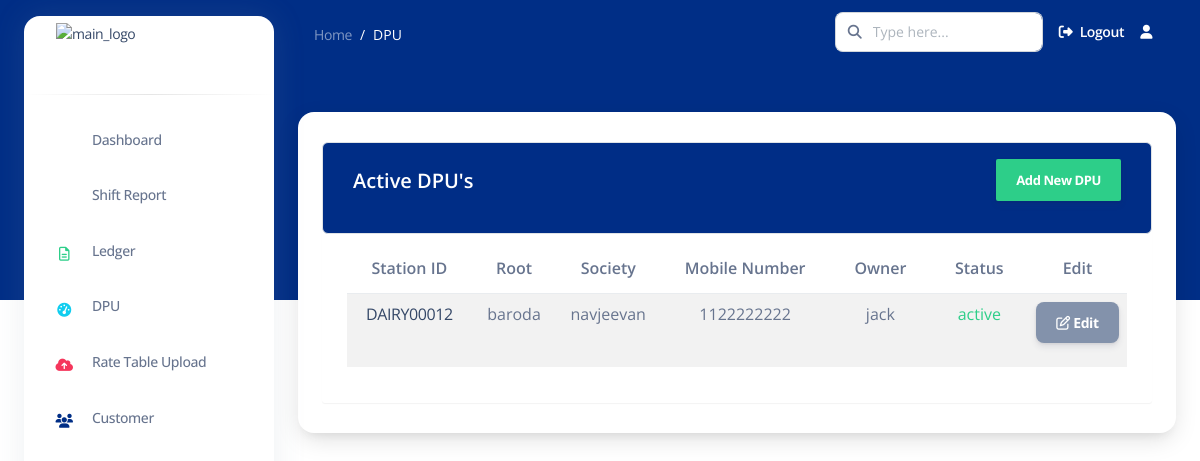
Page /active_dpu/ (signed in) on the committed database.
### apps/common/models.py (models this page shows, shortened)
class DPU(models.Model):
    user = models.ForeignKey(User, on_delete=models.CASCADE)
    location = models.CharField(max_length=255)
    st_id = models.CharField(max_length=50, unique=True, primary_key=True)  # Renamed from dpu_id to st_id
    society = models.CharField(max_length=255)
    mobile_number = models.CharField(max_length=15)
    owner = models.CharField(max_length=255)
    STATUS_CHOICES = [
        ('active', 'Active'),
        ('deactivated', 'Deactivated'),
    ]
    status = models.CharField(max_length=20, choices=STATUS_CHOICES, default='active')
    date = models.DateTimeField(auto_now_add=True)  # Automatically set on creation

### apps/common/views.py (the view)
# urls.py: path('active_dpu/', active_dpu, name='active_dpu'),
def active_dpu(request):
    active_dpu_list = DPU.objects.filter(user=request.user)
    return render(request, 'common/active_dpu.html', {'active_dpu_list': active_dpu_list})

### templates/common/active_dpu.html (shortened to what this page needs)
{% extends 'base2.html' %}
{% load static %}
{% load crispy_forms_tags %}
{% block content %}
<nav class="navbar navbar-main navbar-expand-lg px-0 mx-4 shadow-none border-radius-xl " id="navbarBlur"
    data-scroll="false">
    <div class="container-fluid py-1 px-3">
        <nav aria-label="breadcrumb">
            <ol class="breadcrumb bg-transparent mb-0 pb-0 pt-1 px-0 me-sm-6 me-5">
                <li class="breadcrumb-item text-sm"><a class="opacity-5 text-white" href="">Home</a>
                </li>
                <li class="breadcrumb-item text-sm text-white active" aria-current="page">DPU</li>
            </ol>
        </nav>
        <div class="collapse navbar-collapse mt-sm-0 mt-2 me-md-0 me-sm-4" id="navbar">
            <div class="ms-md-auto pe-md-3 d-flex align-items-center">
                <div class="input-group">
                    <span class="input-group-text text-body"><i class="fas fa-search" aria-hidden="true"></i></span>
                    <input type="text" class="form-control" placeholder="Type here...">
                </div>
            </div>
            <ul class="navbar-nav  justify-content-end">
                <li class="nav-item d-flex align-items-center">
                    <a href="{% url 'logout' %}" class="nav-link text-white font-weight-bold px-0">
                        <i class="fa fa-sign-out me-sm-1"></i>
                        <span class="d-sm-inline d-none">Logout</span>
                    </a>
                </li>
                <li class="nav-item dropdown pe-2 px-3 d-flex align-items-center">
                    <a href="javascript:;" class="nav-link text-white p-0" id="dropdownMenuButton"
                        data-bs-toggle="dropdown" aria-expanded="false">
                        <i class="fa fa-user cursor-pointer"></i>
                    </a>
                </li>
            </ul>
        </div>
    </div>
</nav>
<div class="container-fluid mt-5">
    <div class="card o-hidden border-0 shadow-lg mt-5">
        <div class="container">
            <div class="table-wrapper table-responsive">
                <div class="table-title border rounded">
                    <div class="row">
                        <div class="col-sm-6">
                            <h5 class="text-white mt-2">Active DPU's</h5>
                        </div>
                        <div class="col-md-6">
                            <a href="{% url 'add_dpu' %}" class="btn btn-success"> <span>Add New DPU</span></a>
                        </div>
                    </div>
                </div>
                <table class="table table-striped table-hover rounded table-responsive">
                    <thead>
                        <tr>
                            <th>Station ID</th>
                            <th>Root</th>
                            <th>Society</th>
                            <th>Mobile Number</th>
                            <th>Owner</th>
                            <th>Status</th>
                            <th>Edit</th>
                        </tr>
                    </thead>
                    {% for dpu in active_dpu_list %}
                    <tbody>
                        <tr class="align-items-center text-align-center rounded">
                            <td><a href="{% url 'dpudetails' dpuid=dpu.st_id %}">{{ dpu.st_id }}</a></td>
                            <td> {{ dpu.location }} </td>
                            <td>{{ dpu.society }}</td>
                            <td>{{ dpu.mobile_number }}</td>
                            <td>{{ dpu.owner }}</td>
                            <td class="{% if dpu.status == 'active' %}text-success{% else %}text-danger{% endif %}">
                                {{ dpu.status }}
                            </td>
                            <td> <a href="{% url 'edit_dpu' st_id=dpu.st_id %}" class="btn bg-secondary text-white">
                                <i class="fa fa-edit"></i> Edit
                            </a></td>
                        </tr>
                    </tbody>
                    {% endfor %}
                </table>
            </div>
        </div>
    </div>
</div>
{% endblock content %}

### templates/common/active_dpu.html (style rules this page uses)
.table-wrapper { background: #fff; padding: 20px 25px; margin: 30px 0; border-radius: 3px; box-shadow: 0 1px 1px rgba(0, 0, 0, .05); }
.table-title { padding-bottom: 1px; background: #002d86; color: #fff !important; padding: 16px 30px; margin: -20px -25px 10px; border-radius: 3px 3px 0 0; }
.table-title .btn { color: #fff; float: right; font-size: 13px; border: none; min-width: 50px; border-radius: 2px; border: none; outline: none !important; margin-left: 10px; }
.table-title .btn span { float: left; margin-top: 2px; }
tr { text-align: center; }
td { padding: 1px; text-align: center; }

### rows in the picture
DPU: st_id "DAIRY00012", location "baroda", society "navjeevan", mobile_number "1122222222", owner "jack", status "active"
